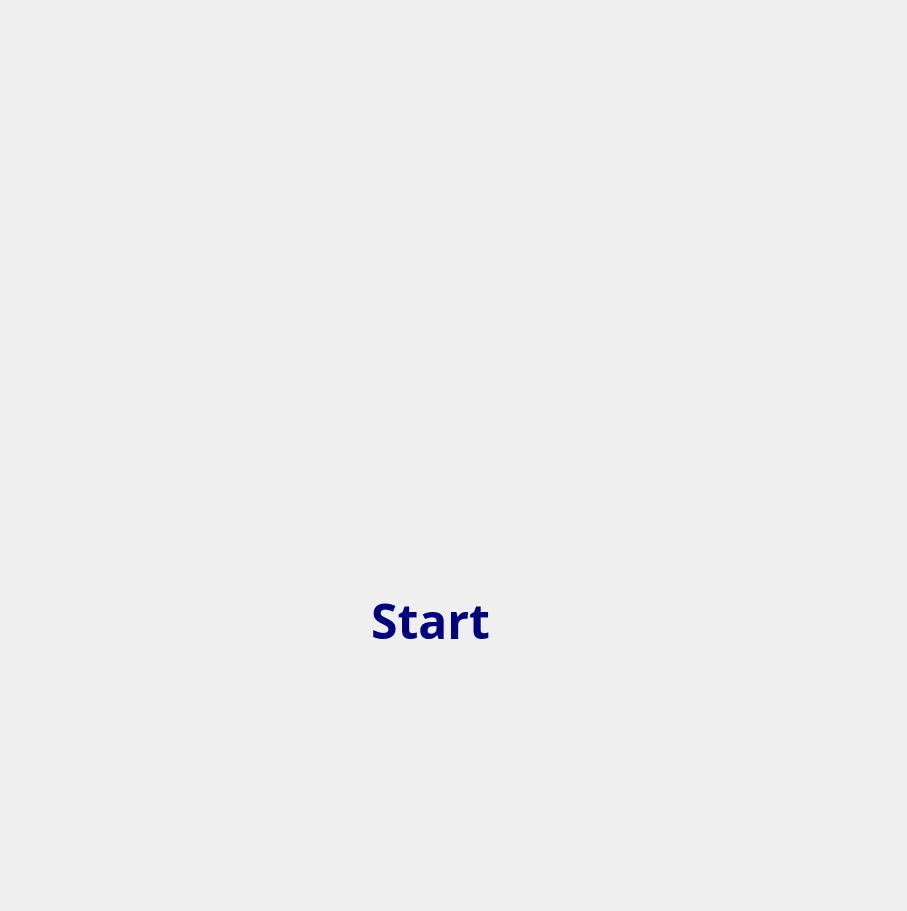
<?xml version="1.0" encoding="UTF-8"?>
<ui version="4.0">
 <class>Form</class>
 <widget class="QWidget" name="Form">
  <property name="geometry">
   <rect>
    <x>0</x>
    <y>0</y>
    <width>907</width>
    <height>911</height>
   </rect>
  </property>
  <property name="windowTitle">
   <string>FlappyBird</string>
  </property>
  <property name="layoutDirection">
   <enum>Qt::LeftToRight</enum>
  </property>
  <property name="styleSheet">
   <string notr="true">background-image: url(:/flappybird/Picture1.jpg);</string>
  </property>
  <widget class="QPushButton" name="pushButton">
   <property name="geometry">
    <rect>
     <x>360</x>
     <y>590</y>
     <width>141</width>
     <height>61</height>
    </rect>
   </property>
   <property name="font">
    <font>
     <family>Agency FB</family>
     <pointsize>36</pointsize>
     <weight>75</weight>
     <bold>true</bold>
    </font>
   </property>
   <property name="styleSheet">
    <string notr="true">color: rgb(0, 0, 127);</string>
   </property>
   <property name="text">
    <string>Start</string>
   </property>
   <property name="flat">
    <bool>true</bool>
   </property>
  </widget>
 </widget>
 <resources/>
 <connections/>
</ui>
